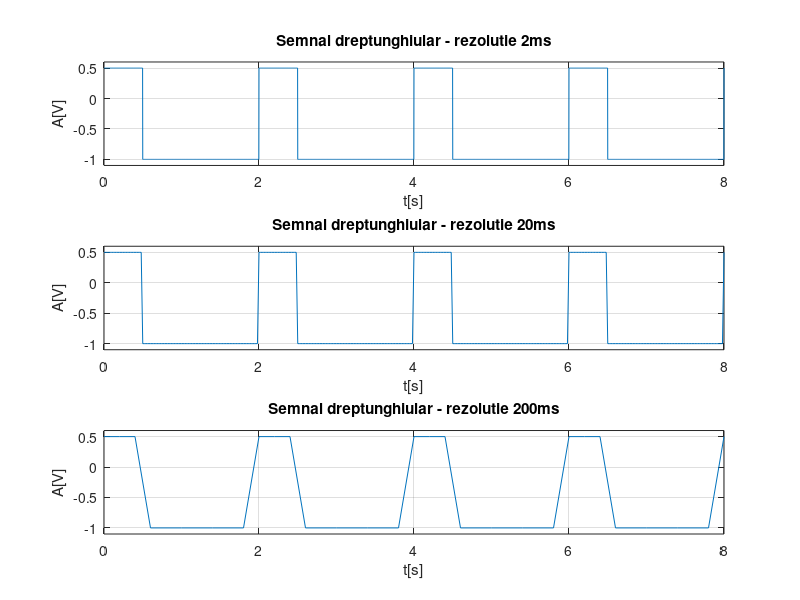

This chart was generated by the following MATLAB code:

T=2; %perioada 2s
duty=25; %factor de umplere 25%
maxim=0.5; %nivel maxim
minim=-1; %nivel minim
F=1/T; %frecventa
w=2*pi*F; %pulsatia
t1=0:0.002:8; %pasul de 2 ms (8/2 = 4 perioade pe ecran)
t2=0:0.02:8; %pasul de 20 ms
t3=0:0.2:8; %pasul de 200 ms
ampl=(maxim+abs(minim))/2; %amplitudinea semnalului
Ucc=-0.25; %componenta continua calculata pentru ampl=0.75
semnal1=(ampl*square(w*t1,duty))+Ucc; %forma semnalului
semnal2=(ampl*square(w*t2,duty))+Ucc;
semnal3=(ampl*square(w*t3,duty))+Ucc;
subplot(3,1,1) 
plot(t1,semnal1),grid,xlabel('t[s]'),ylabel('A[V]'), title('Semnal dreptunghiular - rezolutie 2ms')
axis([0 8 -1.1 0.6]) %marirea domeniului pentru a vizualiza mai bine semnalul
subplot(3,1,2)
plot(t2,semnal2),grid,xlabel('t[s]'), ylabel('A[V]'), title ('Semnal dreptunghiular - rezolutie 20ms')
axis([0 8 -1.1 0.6])
subplot(3,1,3)
plot(t3,semnal3),grid,xlabel('t[s]'), ylabel('A[V]'), title ('Semnal dreptunghiular - rezolutie 200ms')
axis([0 8 -1.1 0.6])


